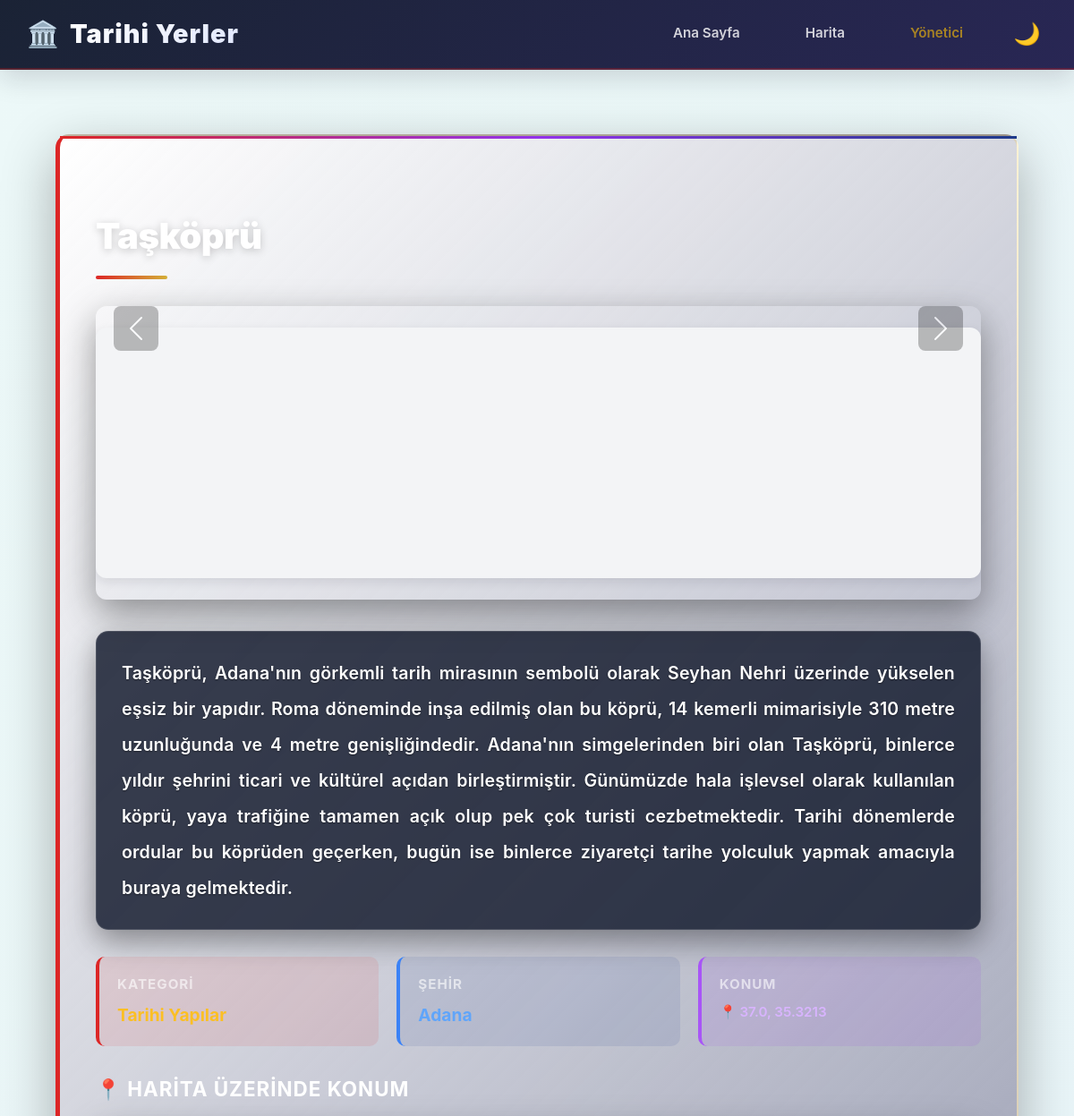
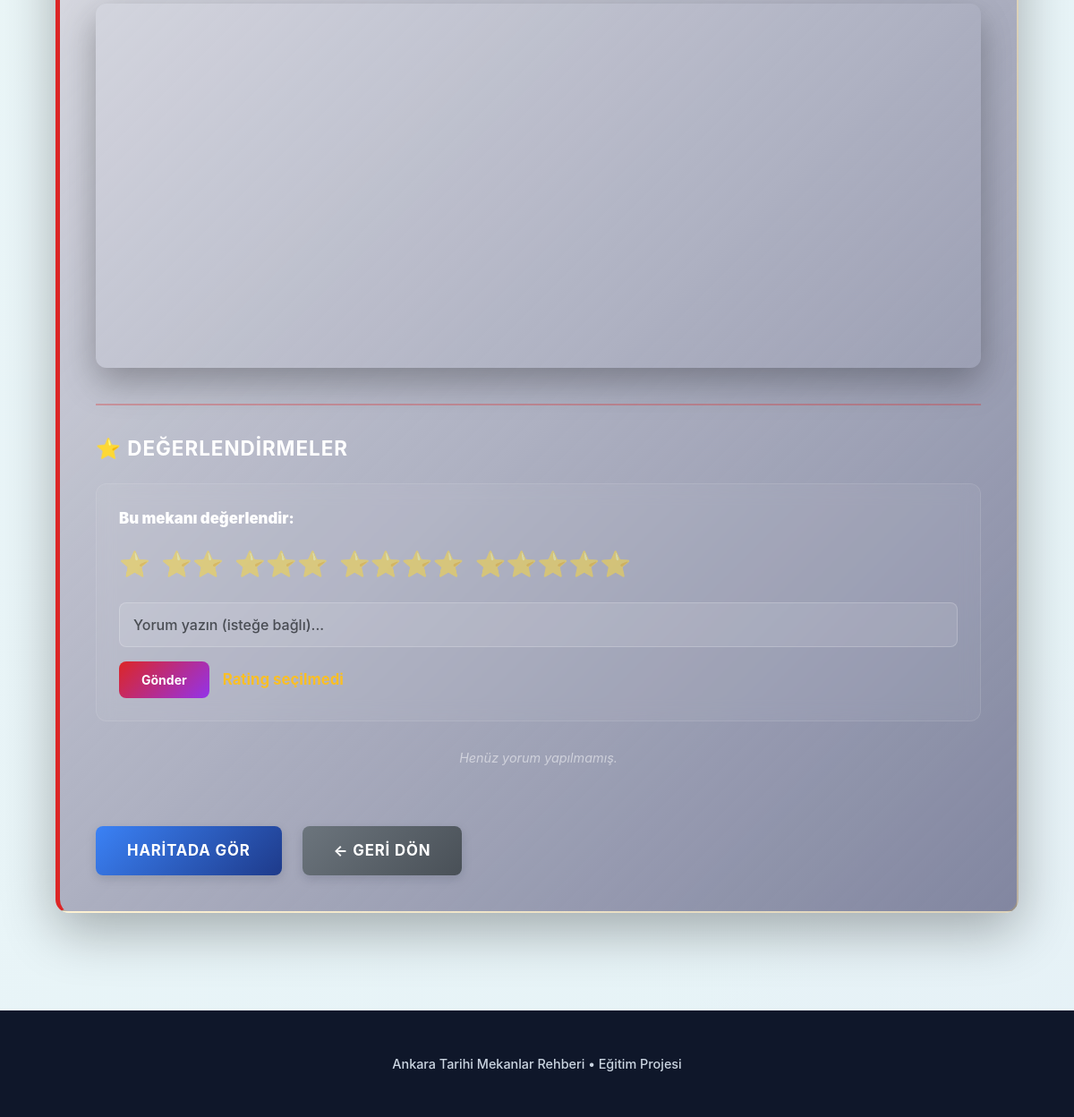
Page /yer/1 on the committed database (2 pictures, top to bottom).
### models.py (models this page shows)
class Yer(db.Model):
    __tablename__ = 'yerler'
    id = db.Column(db.Integer, primary_key=True)
    isim = db.Column(db.Text)
    sehir = db.Column(db.Text)
    kategori = db.Column(db.Text)
    lat = db.Column(db.Float)
    lon = db.Column(db.Float)
    kisa = db.Column(db.Text)
    uzun = db.Column(db.Text)
    images = db.relationship('Image', backref='yer', cascade='all, delete-orphan')

### app.py (the view)
@app.route('/yer/<int:yer_id>')
def yer_detay(yer_id):
    yer = get_yer_db(yer_id)
    if not yer:
        abort(404)
    return render_template('place.html', yer=yer)

### app.py (called while the page is built)
def model_to_dict(yer):
    return {
        'id': yer.id,
        'isim': yer.isim,
        'sehir': yer.sehir,
        'kategori': yer.kategori,
        'lat': yer.lat,
        'lon': yer.lon,
        'kisa': yer.kisa,
        'uzun': yer.uzun,
    }

def get_yer_db(yer_id):
    try:
        with app.app_context():
            y = Yer.query.get(yer_id)
            return model_to_dict(y) if y else None
    except Exception:
        return next((y for y in YERLER if y['id'] == yer_id), None)

def get_images_for_place(place_id, position='all'):
    img_files = []
    for pattern in [f'{place_id}-*', f'{place_id}.*']:
        img_files.extend(glob.glob(os.path.join(UPLOAD_FOLDER, pattern)))
    if img_files:
        return [
            'images/' + os.path.basename(f)
            for f in sorted(set(img_files))
        ]
    return []

def is_admin():
    return session.get('admin_logged_in', False)

@app.context_processor
def inject_utils():
    return dict(get_images_for_place=get_images_for_place, is_admin=is_admin)

### templates/place.html (shortened to what this page needs)
<!doctype html>
<html lang="tr">
  <head>
    <link href="https://cdn.jsdelivr.net/npm/bootstrap@5.3.0/dist/css/bootstrap.min.css" rel="stylesheet">
    <link rel="stylesheet" href="{{ url_for('static', filename='style.css') }}">
  </head>
  <body>
    <header class="d-flex align-items-center" style="position: relative; border-bottom: 2px solid rgba(220, 38, 38, 0.3); padding: 15px 30px; background: linear-gradient(135deg, rgba(15, 23, 42, 0.95) 0%, rgba(30, 27, 75, 0.95) 100%); backdrop-filter: blur(10px);">
      <a href="/" style="text-decoration: none; display: flex; align-items: center; gap: 12px; margin-right: auto; cursor: pointer;">
        <span style="font-size: 1.8rem;">🏛️</span>
        <h1 style="margin: 0; color: #fbbf24; font-weight: 900; letter-spacing: 1px;">Tarihi Yerler</h1>
      </a>
      <nav style="display: flex; align-items: center; gap: 25px;">
        <a href="/" style="color: rgba(255, 255, 255, 0.8); text-decoration: none; font-weight: 600; transition: all 0.3s ease; border-bottom: 2px solid transparent;">Ana Sayfa</a>
        <a href="/harita" style="color: rgba(255, 255, 255, 0.8); text-decoration: none; font-weight: 600; transition: all 0.3s ease; border-bottom: 2px solid transparent;">Harita</a>
        {% if is_admin() %}
        <a href="{{ url_for('admin_dashboard') }}" style="color: rgba(255, 193, 7, 0.9); text-decoration: none; font-weight: 700; padding: 6px 12px; border-radius: 6px; border: 1px solid rgba(255, 193, 7, 0.5); background: rgba(255, 193, 7, 0.1);">⚙️ Admin</a>
        {% else %}
        <a href="{{ url_for('admin_login') }}" style="color: rgba(255, 193, 7, 0.6); text-decoration: none; font-weight: 600; transition: all 0.3s ease; border-bottom: 2px solid transparent;">Yönetici</a>
        {% endif %}
        <button class="theme-toggle" id="themeToggle" title="Dark Mode" style="background: none; border: none; font-size: 1.5rem; cursor: pointer;">🌙</button>
      </nav>
    </header>
    <main class="container mt-4" style="max-width: 1100px; padding-bottom: 60px;">
      <div class="mekan-karti" style="background: linear-gradient(135deg, var(--bg-secondary) 0%, rgba(30, 27, 75, 0.5) 100%); border-left: 5px solid #dc2626; border-radius: 15px; padding: 40px; box-shadow: 0 20px 60px rgba(0, 0, 0, 0.3); overflow: visible; height: auto;">
        <h2 style="font-size: 2.5rem; margin-bottom: 30px; color: white; font-weight: 900; letter-spacing: -0.5px; text-shadow: 0 2px 10px rgba(0, 0, 0, 0.2);">{{ yer.isim }}</h2>
        {% set imgs = get_images_for_place(yer.id, 'carousel') %}
        {% if imgs|length > 0 %}
        <div id="carousel-{{ yer.id }}" class="carousel slide" data-bs-ride="carousel" style="border-radius: 12px; overflow: hidden; box-shadow: 0 15px 40px rgba(0, 0, 0, 0.4); margin-bottom: 35px;">
          <div class="carousel-inner">
            {% for img in imgs %}
            <div class="carousel-item {% if loop.first %}active{% endif %}">
              <img src="{{ url_for('static', filename=img) }}" class="d-block w-100 place-image" alt="{{ yer.isim }}" loading="eager" decoding="sync" onerror="this.src='https://via.placeholder.com/800x400?text=Resim+Yok'" style="height: 450px; object-fit: cover;">
            </div>
            {% endfor %}
          </div>
          <button class="carousel-control-prev" type="button" data-bs-target="#carousel-{{ yer.id }}" data-bs-slide="prev" style="background: rgba(0, 0, 0, 0.5); border: none; border-radius: 8px; width: 50px; height: 50px; left: 20px;">
            <span class="carousel-control-prev-icon" aria-hidden="true"></span>
          </button>
          <button class="carousel-control-next" type="button" data-bs-target="#carousel-{{ yer.id }}" data-bs-slide="next" style="background: rgba(0, 0, 0, 0.5); border: none; border-radius: 8px; width: 50px; height: 50px; right: 20px;">
            <span class="carousel-control-next-icon" aria-hidden="true"></span>
          </button>
        </div>
        {% endif %}
        <div style="margin-bottom: 30px; padding: 26px 28px; background: rgba(15, 23, 42, 0.82); border: 1px solid rgba(255, 255, 255, 0.12); border-radius: 14px; box-shadow: 0 12px 34px rgba(0, 0, 0, 0.4);">
          <p style="font-size: 1.22rem; line-height: 2.05; color: #ffffff; margin: 0; text-align: justify; font-weight: 600; letter-spacing: 0.2px; text-shadow: 0 1px 2px rgba(0, 0, 0, 0.45); display: block; overflow: visible; max-height: none; -webkit-line-clamp: unset; -webkit-box-orient: initial;">{{ yer.uzun }}</p>
        </div>
        <div style="display: grid; grid-template-columns: repeat(auto-fit, minmax(250px, 1fr)); gap: 20px; margin-bottom: 35px;">
          <div style="background: rgba(220, 38, 38, 0.1); border-left: 4px solid #dc2626; padding: 20px; border-radius: 10px;">
            <p style="margin: 0; color: rgba(255, 255, 255, 0.6); font-size: 0.95rem; text-transform: uppercase; letter-spacing: 1px; margin-bottom: 8px;"><b>Kategori</b></p>
            <p style="margin: 0; color: #fbbf24; font-size: 1.2rem; font-weight: 700;">{{ yer.kategori }}</p>
          </div>
          <div style="background: rgba(30, 58, 138, 0.1); border-left: 4px solid #3b82f6; padding: 20px; border-radius: 10px;">
            <p style="margin: 0; color: rgba(255, 255, 255, 0.6); font-size: 0.95rem; text-transform: uppercase; letter-spacing: 1px; margin-bottom: 8px;"><b>Şehir</b></p>
            <p style="margin: 0; color: #60a5fa; font-size: 1.2rem; font-weight: 700;">{{ yer.sehir }}</p>
          </div>
          <div style="background: rgba(147, 51, 234, 0.1); border-left: 4px solid #a855f7; padding: 20px; border-radius: 10px;">
            <p style="margin: 0; color: rgba(255, 255, 255, 0.6); font-size: 0.95rem; text-transform: uppercase; letter-spacing: 1px; margin-bottom: 8px;"><b>Konum</b></p>
            <p style="margin: 0; color: #d8b4fe; font-size: 0.95rem; font-weight: 600;">📍 {{ yer.lat }}, {{ yer.lon }}</p>
          </div>
        </div>
        <div style="margin-bottom: 40px;">
          <h4 style="color: white; font-weight: 700; font-size: 1.4rem; margin-bottom: 20px; text-transform: uppercase; letter-spacing: 1px;">📍 Harita Üzerinde Konum</h4>
          <div style="border-radius: 12px; overflow: hidden; box-shadow: 0 15px 40px rgba(0, 0, 0, 0.3);">
            <iframe width="100%" height="400" frameborder="0" style="border: none;" src="https://www.openstreetmap.org/export/embed.html?bbox={{ yer.lon - 0.01 }},{{ yer.lat - 0.01 }},{{ yer.lon + 0.01 }},{{ yer.lat + 0.01 }}&layer=mapnik&marker={{ yer.lat }},{{ yer.lon }}" allowfullscreen="" loading="lazy"></iframe>
          </div>
        </div>
        <div style="border-top: 2px solid rgba(220, 38, 38, 0.3); padding-top: 35px;">
          <h4 style="color: white; font-weight: 700; font-size: 1.4rem; margin-bottom: 25px; text-transform: uppercase; letter-spacing: 1px;">⭐ Değerlendirmeler</h4>
          <div style="background: rgba(255, 255, 255, 0.05); backdrop-filter: blur(10px); border: 1px solid rgba(255, 255, 255, 0.1); padding: 25px; border-radius: 12px; margin-bottom: 30px;">
            <label style="display: block; margin-bottom: 15px; color: white; font-weight: 700; font-size: 1.05rem;"><b>Bu mekanı değerlendir:</b></label>
            <div style="display: flex; gap: 12px; margin-bottom: 20px; flex-wrap: wrap;">
              <button class="star-btn" data-rating="1" style="background: none; border: none; font-size: 28px; cursor: pointer; transition: all 0.3s ease; transform: scale(1); opacity: 0.5;">⭐</button>
              <button class="star-btn" data-rating="2" style="background: none; border: none; font-size: 28px; cursor: pointer; transition: all 0.3s ease; transform: scale(1); opacity: 0.5;">⭐⭐</button>
              <button class="star-btn" data-rating="3" style="background: none; border: none; font-size: 28px; cursor: pointer; transition: all 0.3s ease; transform: scale(1); opacity: 0.5;">⭐⭐⭐</button>
              <button class="star-btn" data-rating="4" style="background: none; border: none; font-size: 28px; cursor: pointer; transition: all 0.3s ease; transform: scale(1); opacity: 0.5;">⭐⭐⭐⭐</button>
              <button class="star-btn" data-rating="5" style="background: none; border: none; font-size: 28px; cursor: pointer; transition: all 0.3s ease; transform: scale(1); opacity: 0.5;">⭐⭐⭐⭐⭐</button>
            </div>
            <input type="text" id="commentInput" class="form-control mb-3" placeholder="Yorum yazın (isteğe bağlı)..." style="background: rgba(255, 255, 255, 0.1); border: 1px solid rgba(255, 255, 255, 0.2); color: white; padding: 12px 15px; border-radius: 8px;">
            <div style="display: flex; gap: 15px; align-items: center;">
              <button id="submitComment" class="btn btn-sm" style="background: linear-gradient(135deg, #dc2626 0%, #9333ea 100%); color: white; padding: 10px 25px; border: none; border-radius: 8px; font-weight: 700; cursor: pointer; transition: all 0.3s ease;">Gönder</button>
              <span id="selectedRating" style="color: #fbbf24; font-weight: 700; font-size: 1.05rem;">Rating seçilmedi</span>
            </div>
          </div>
          <div id="commentsList" style="max-height: 500px; overflow-y: auto;"></div>
        </div>
        <div style="display: flex; gap: 15px; margin-top: 35px; flex-wrap: wrap;">
          <a class="buton" href="/harita" style="background: linear-gradient(135deg, #3b82f6 0%, #1e3a8a 100%); color: white; padding: 14px 35px; border: none; border-radius: 8px; text-decoration: none; font-weight: 700; font-size: 1.05rem; cursor: pointer; transition: all 0.3s ease; display: inline-block;">Haritada Gör</a>
          <a class="buton" href="/" style="background: linear-gradient(135deg, #6c757d 0%, #495057 100%); color: white; padding: 14px 35px; border: none; border-radius: 8px; text-decoration: none; font-weight: 700; font-size: 1.05rem; cursor: pointer; transition: all 0.3s ease; display: inline-block;">← Geri Dön</a>
        </div>
      </div>
    </main>
    <footer>
      Ankara Tarihi Mekanlar Rehberi • Eğitim Projesi
    </footer>
  </body>
</html>

### rows in the picture
Yer: isim "Taşköprü", uzun "Taşköprü, Adana'nın görkemli tarih mirasının sembolü olarak Seyhan Nehri üzerinde yükselen eşsiz bir yapıdır. Roma döneminde inşa edilmiş olan bu köprü, 14 kemerli mimarisiyle 310 metre uzunluğunda ve 4 metre genişliğindedir. Adana'nın simgelerinden biri olan Taşköprü, binlerce yıldır şehrini ticari ve kültürel açıdan birleştirmiştir. Günümüzde hala işlevsel olarak kullanılan köprü, yaya trafiğine tamamen açık olup pek çok turisti cezbetmektedir. Tarihi dönemlerde ordular bu köprüden geçerken, bugün ise binlerce ziyaretçi tarihe yolculuk yapmak amacıyla buraya gelmektedir.", sehir "Adana", lon "35.3213"
